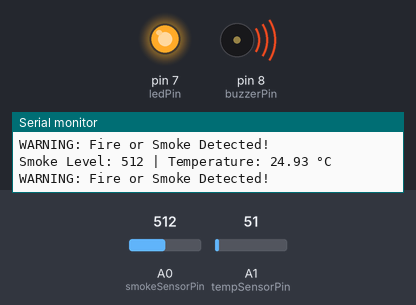
Bench run of a sketch on a simulated Arduino Uno, built with avr-gcc and run on an emulated ATmega328P. On the bench: output pins drawn as LEDs (lit = HIGH), buzzer (waves = sounding, pin HIGH), the last lines printed to the serial monitor. Inputs (shaded band) come from the test bench; at power-on: A0 (smokeSensorPin) = 512, A1 (tempSensorPin) = 51.

Above: at 1.8 s.
1.9 s: A0 (smokeSensorPin) set to 307
3.4 s: A0 (smokeSensorPin) set to 284
At 4.5 s:
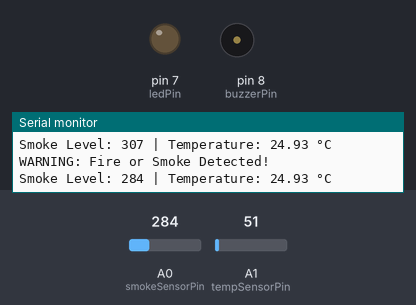
5.5 s: A0 (smokeSensorPin) set to 306
At 6.5 s:
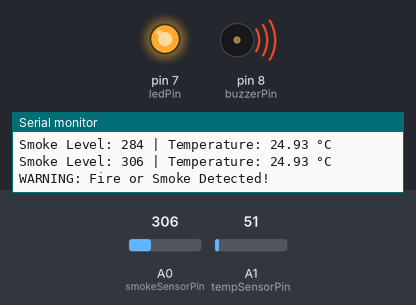
7.6 s: A0 (smokeSensorPin) set to 290
At 8.5 s:
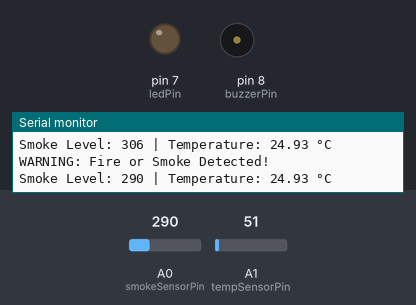
Timing chart, 0 to 10.6 s (numbered marks = the images above; inputs shaded):
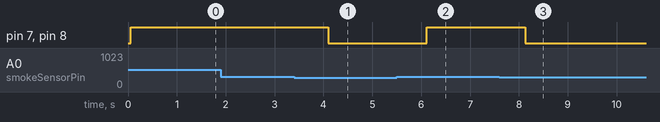

Measured:
- the behaviour switches between 301 and 300 on A0 (smokeSensorPin) (found by bisection; images 0 and 1)
- after the input at 3.4 s, pin 7 (ledPin), pin 8 (buzzerPin): HIGH → LOW after 0.70 s
- after the input at 5.5 s, pin 7 (ledPin), pin 8 (buzzerPin): LOW → HIGH after 0.61 s
- after the input at 7.6 s, pin 7 (ledPin), pin 8 (buzzerPin): HIGH → LOW after 0.53 s

The sketch:

fire_smoke_detection.ino
```cpp
/*
  Fire and Smoke Detection System
  ICT Workshop Project

  Components Used:
  - MQ2 Smoke Sensor
  - LM35 Temperature Sensor
  - Buzzer
  - LED Indicator
  - Arduino Uno
*/

const int smokeSensorPin = A0;
const int tempSensorPin = A1;

const int buzzerPin = 8;
const int ledPin = 7;

int smokeThreshold = 300;     // Adjust after calibration
float tempThreshold = 50.0;   // Temperature threshold in °C

void setup() {

  pinMode(buzzerPin, OUTPUT);
  pinMode(ledPin, OUTPUT);

  Serial.begin(9600);

  Serial.println("Fire and Smoke Detection System Started...");
}

void loop() {

  int smokeValue = analogRead(smokeSensorPin);
  int tempValue = analogRead(tempSensorPin);

  float voltage = tempValue * (5.0 / 1023.0);
  float temperature = voltage * 100;   // LM35 conversion

  Serial.print("Smoke Level: ");
  Serial.print(smokeValue);
  Serial.print(" | Temperature: ");
  Serial.print(temperature);
  Serial.println(" °C");

  if (smokeValue > smokeThreshold || temperature > tempThreshold) {

    Serial.println("WARNING: Fire or Smoke Detected!");

    digitalWrite(buzzerPin, HIGH);
    digitalWrite(ledPin, HIGH);

  }
  else {

    digitalWrite(buzzerPin, LOW);
    digitalWrite(ledPin, LOW);

  }

  delay(1000);
}
```
